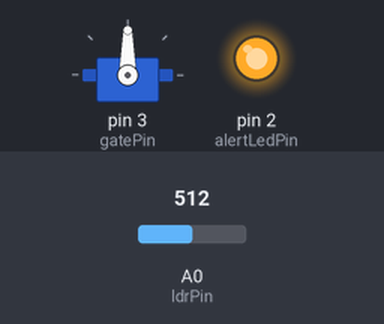
A sketch run on a simulated Arduino Uno, built with avr-gcc and run on an emulated ATmega328P. On the bench: servo, output pins drawn as LEDs (lit = HIGH). The test bench sets the inputs (shaded band); at power-on: A0 (ldrPin) = 512.

Above: at 1.2 s.
1.3 s: A0 (ldrPin) set to 57
2.8 s: A0 (ldrPin) set to 46
At 3.4 s:
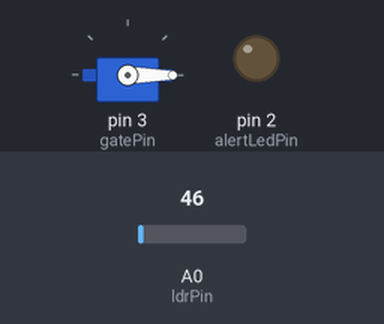
4.3 s: A0 (ldrPin) set to 122
At 4.6 s:
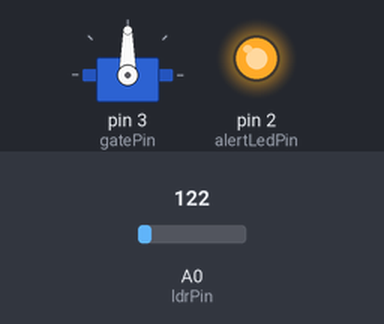
5.8 s: A0 (ldrPin) set to 40
At 7.0 s:
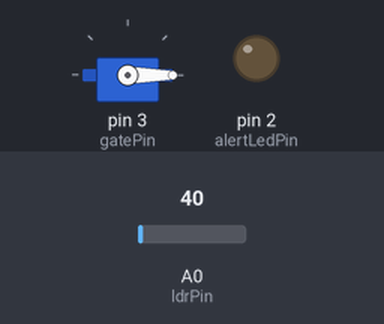
Timing chart, 0 to 8.3 s (numbered marks = the images above; inputs shaded):
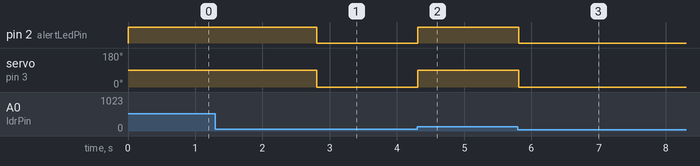

Measured:
- the behaviour switches between 51 and 50 on A0 (ldrPin) (found by bisection; images 0 and 1)
- after the input at 1.3 s, every drawn part: stays the same
- after the input at 2.8 s, pin 2 (alertLedPin): HIGH → LOW at once; servo on pin 3 (gatePin): 90° → 0° at once
- after the input at 4.3 s, pin 2 (alertLedPin): LOW → HIGH at once; servo on pin 3 (gatePin): 0° → 90° at once
- after the input at 5.8 s, pin 2 (alertLedPin): HIGH → LOW at once; servo on pin 3 (gatePin): 90° → 0° at once

The sketch:

ldr-servo.ino
```cpp
#include <Servo.h>

const int alertLedPin = 2;
const int gatePin = 3;
const int ldrPin = A0;
const int threshold = 50;  // Adjust this value according to your lighting conditions

Servo gateServo;

void setup() {
  pinMode(alertLedPin, OUTPUT);
  gateServo.attach(gatePin);
  gateServo.write(0);  // Setting the initial position of the servo to 0 degrees (closed)
}

void loop() {
  // Read the value from the LDR
  int ldrValue = analogRead(ldrPin);

  // Check if it is above the threshold
  if (ldrValue > threshold) {
    // If above the threshold, open the gate
    gateServo.write(90);  // Set the servo angle to 90 degrees (open)
    digitalWrite(alertLedPin, HIGH);  // Turn on the alert LED
  } else {
    // If below the threshold, close the gate
    gateServo.write(0);  // Set the servo angle to 0 degrees (closed)
    digitalWrite(alertLedPin, LOW);  // Turn off the alert LED
  }

  delay(100);  // Adjust this delay as needed
}
```
